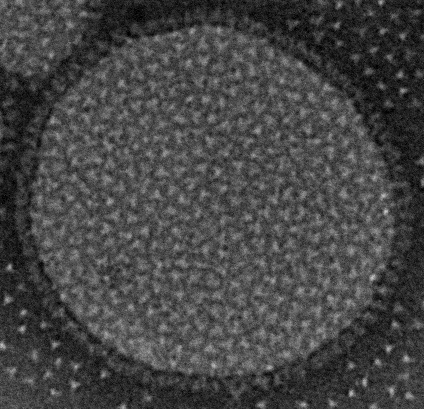
#> input picture images/original.JPG, 424 x 409 px, given in place of original.JPG.jpeg, which was not available
$ python prep_frequency_filter_image.py ../images/original.JPG   (older library calls are emulated)
#> lines starting #> are read from the running program, lines starting #| are printed output that depends on the picture; pictures that were not available may be replaced by others from this repository, and a replacement may not be noted
#! /usr/bin/python3

import os, sys, math, string

import numpy as np,  scipy.ndimage

from scipy.misc import imshow
import scipy.fftpack as fftim
from scipy.misc.pilutil import Image

from PIL import Image, ImageOps

###from skimage.feature import corner_harris, corner_subpix, corner_peaks


#########################################################################################
in_arg = sys.argv[1]

# open the image and convert to grayscale
name = ""+in_arg+".jpeg"
a = Image.open(name).convert('L')
a2 = np.copy(a)
a3 = scipy.misc.toimage(a2)
######################################################################################
#perform gaussian low pass filter, which blur high frequency variation and only keep low frequency variation in images
l = scipy.misc.fromimage(a)
l2 = fftim.fft2(l)
l3 = fftim.fftshift(l2)
M = l3.shape[0]
#> M = 409
N = l3.shape[1]
#> N = 424
H_low = np.ones((M,N))
H_high = np.ones((M,N))
center1 = M/2
#> center1 = 204.5
center2 = N/2
#> center2 = 212
l3_0 = 80.0 #cutoff radius for low pass filter
l4_0 = 3.0 #cutoff radius for high pass filter
cutoff_low = int(l3_0)
cutoff_high = int(l4_0)
t1 = 2*l3_0
t2 = 2*l4_0

#Gaussian Low Pass Filter
for i in range (1, M):
	for j in range (1,N):
		r1 = (i-center1)**2+(j-center2)**2
		r = math.sqrt(r1)
		if r > l3_0:
			H_low[i,j] = math.exp(-r**2/t1**2)
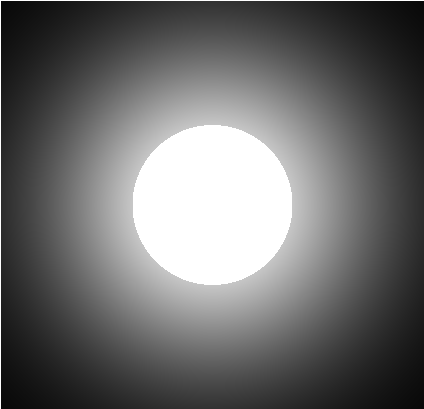
#> H_low: shape (409, 424) float64; min 0.0348, max 1, mean 0.422

H_low = scipy.misc.toimage(H_low)
#> H_low: PIL image 424x409 L
con_low = l3*H_low
l4 = abs(fftim.ifft2(con_low))
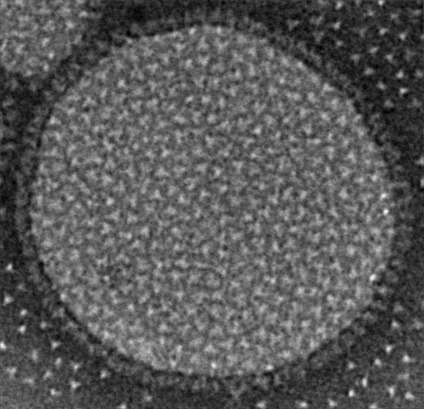
#> l4: shape (409, 424) float64; min 195.3, max 50304.3, mean 17702.9; drawn with min black and max white
l5 = scipy.misc.toimage(l4)


# Gaussian High Pass Filter
for i in range (1, M):
        for j in range (1,N):
                r3 = (i-center1)**2+(j-center2)**2
                r = math.sqrt(r3)
                if 0 < r < l4_0:
                        H_high[i,j] = 1 - math.exp(-r**2/t2**2)
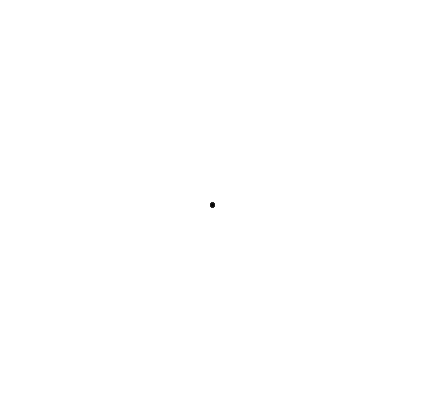
#> H_high: shape (409, 424) float64; min 0.00692, max 1, mean 1

H_high = scipy.misc.toimage(H_high)
#> H_high: PIL image 424x409 L
con_high = l3*H_high
l6 = abs(fftim.ifft2(con_high))
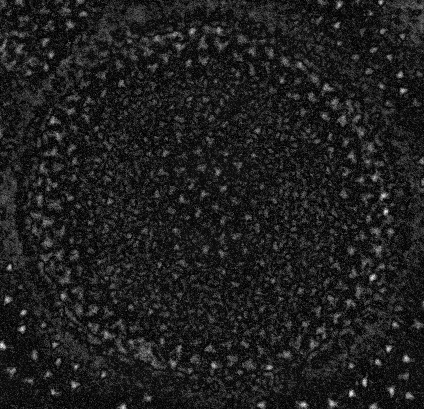
#> l6: shape (409, 424) float64; min 5.74, max 36550.6, mean 4506; drawn with min black and max white
l7 = scipy.misc.toimage(l6)


# [26 lines of commented-out code are left out]

print(a2.shape, l4.shape, l6.shape)
#| (409, 424) (409, 424) (409, 424)
#a3.save('fix_'+str(in_arg)+'.jpeg')
l5.save('lowpass'+str(cutoff_low)+'_'+str(in_arg)+'.jpeg')
l7.save('highpass'+str(cutoff_high)+'_'+str(in_arg)+'.jpeg')
